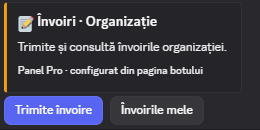
#> input picture media/video-ad/slide-06.png, 260 x 130 px, given in place of logo.png, which was not available
$ python render-panel-video-ad.py
#> lines starting #> are read from the running program, lines starting #| are printed output that depends on the picture; pictures that were not available may be replaced by others from this repository, and a replacement may not be noted
from pathlib import Path
import math, subprocess, wave
from PIL import Image, ImageDraw, ImageFont, ImageFilter
import imageio_ffmpeg

ROOT = Path(__file__).resolve().parents[1]
ASSETS = ROOT / 'media' / 'video-ad'
OUT = ASSETS / 'panel-pro-tiktok.mp4'
WORK = ROOT / '.video-ad-render'
W, H, FPS = 540, 960, 30

slides = [
    ('logo.png', 'PLATFORMĂ PENTRU ORGANIZAȚII', 'Panel Pro', 'Tot ce ai nevoie. Într-un singur loc.'),
    ('slide-02.png', 'COMUNICARE INSTANTĂ', 'Anunțuri pentru echipa ta.', 'Publică, întreabă și creează sondaje în câteva secunde.'),
    ('slide-03.png', 'TOTUL ORGANIZAT', 'Fiecare mesaj ajunge unde trebuie.', 'Separat pentru organizație și angajați.'),
    ('slide-04.png', 'CONTRACTE', 'Documente fără bătăi de cap.', 'Generează contracte pe baza șablonului organizației.'),
    ('slide-05.png', 'ÎNVOIRI', 'Cereri clare. Răspunsuri rapide.', 'Formulare, aprobare și istoric într-un singur loc.'),
    ('slide-07.png', 'PONTAJ INTELIGENT', 'Știi cine lucrează. Știi când.', 'Ture, pauze și rapoarte sincronizate.'),
    ('slide-08.png', 'STASH ȘI DONAȚII', 'Resursele rămân sub control.', 'Cereri, donații și aprobări cu butoane Discord.'),
    ('slide-09.png', 'STATUS LIVE', 'Vezi activitatea în timp real.', 'Date live pentru organizația ta, direct în panel.'),
    ('slide-13.png', 'FLUXURI COMPLETE', 'Mai puține mesaje. Mai mult control.', 'Totul salvat, urmărit și accesibil după rol.'),
    ('slide-15.png', 'MARKETPLACE', 'Publică și găsește resurse rapid.', 'Anunțuri, servicii și module pentru comunitatea ta.'),
    ('slide-19.png', 'DISCORD + WEB', 'Un singur sistem. Oriunde lucrezi.', 'Panoul web și botul Discord lucrează împreună.'),
    ('logo.png', 'ORGANIZEAZĂ. AUTOMATIZEAZĂ. CREȘTE.', 'Panel Pro pentru organizația ta.', 'Intră acum pe panel-pro.ro'),
]
durations = [3, 2.5, 2.5, 2.5, 2.5, 2.5, 2.5, 2.5, 2.5, 2.5, 2.5, 3]

def font(size, bold=False):
    candidates = ['C:/Windows/Fonts/seguisb.ttf' if bold else 'C:/Windows/Fonts/segoeui.ttf', 'C:/Windows/Fonts/arial.ttf']
    return ImageFont.truetype(next(path for path in candidates if Path(path).exists()), size)

def make_frame(name, eyebrow, title, body, index):
#> called with name = 'logo.png', eyebrow = 'PLATFORMĂ PENTRU ORGANIZAȚII', title = 'Panel Pro', body = 'Tot ce ai nevoie. Într-un singur loc.', index = 0
    image = Image.open(ASSETS / name).convert('RGB')
    canvas = Image.new('RGB', (W, H), '#030711')
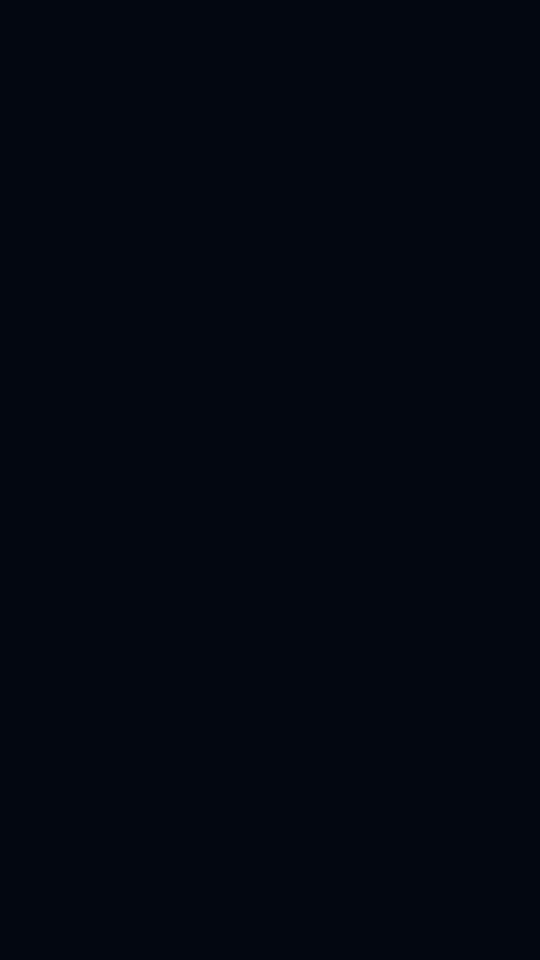
#> canvas: PIL image 540x960 RGB; mean R, G, B 3, 7, 17
    draw = ImageDraw.Draw(canvas)
    for y in range(H):
        mix = y / H
        draw.line((0, y, W, y), fill=(3, int(10 + 15 * mix), int(24 + 28 * mix)))
    glow = Image.new('RGBA', (W, H), (0, 0, 0, 0))
#> glow: PIL image 540x960 RGBA; every value is 0
    glow_draw = ImageDraw.Draw(glow)
    glow_draw.ellipse((W * .12, H * .02, W * .95, H * .58), fill=(32, 155, 205, 55))
    glow = glow.filter(ImageFilter.GaussianBlur(55))
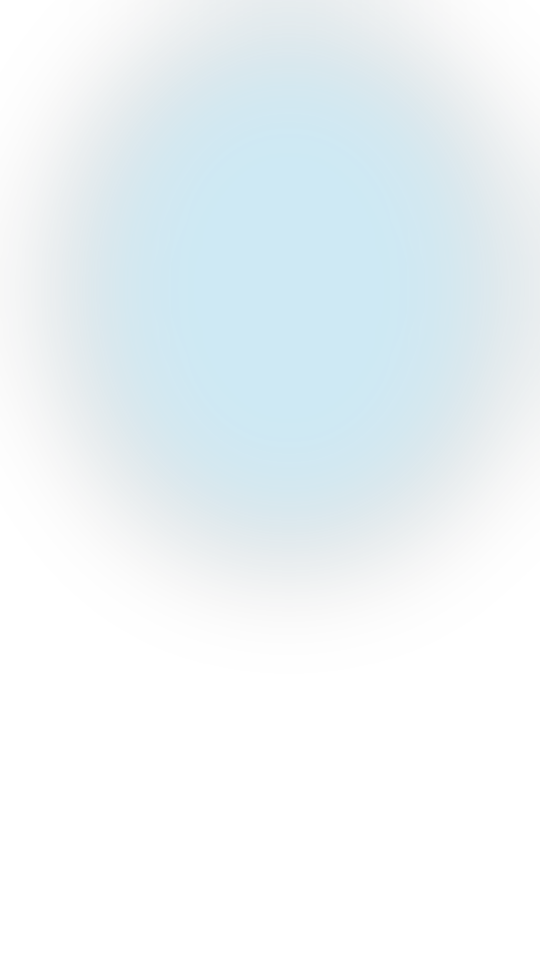
#> glow: PIL image 540x960 RGBA; mean R, G, B, A 11.5, 55.6, 73.6, 19.8; transparent parts drawn white
    canvas = Image.alpha_composite(canvas.convert('RGBA'), glow).convert('RGB')
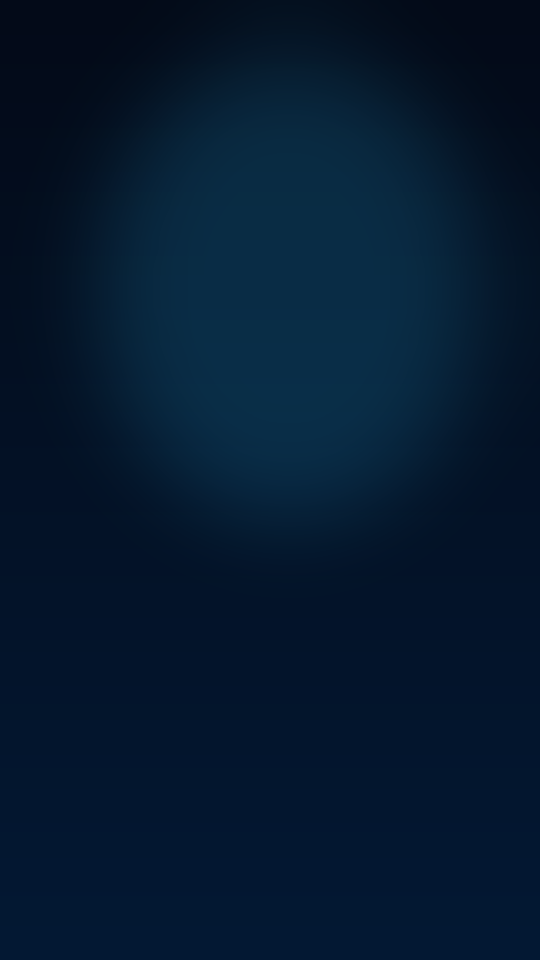
#> canvas: PIL image 540x960 RGB; mean R, G, B 4.6, 25.1, 47.3
    draw = ImageDraw.Draw(canvas)
    draw.rounded_rectangle((22, 22, W - 22, H - 22), radius=25, outline=(55, 92, 145), width=2)
    target_w, target_h = int(W * .86), int(H * .43)
    image.thumbnail((target_w, target_h), Image.Resampling.LANCZOS)
    x, y = (W - image.width) // 2, 75
#> x = 140; y = 75
    if name == 'logo.png':
        image.thumbnail((250, 250), Image.Resampling.LANCZOS)
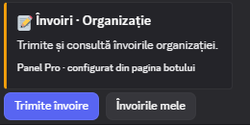
#> image: PIL image 250x125 RGB; mean R, G, B 59.3, 59.6, 73
        x, y = (W - image.width) // 2, 90
#> x = 145; y = 90
    frame = Image.new('RGB', (image.width + 14, image.height + 14), '#111b30')
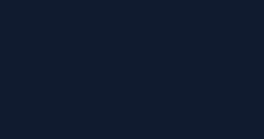
#> frame: PIL image 264x139 RGB; mean R, G, B 17, 27, 48
    frame.paste(image, (7, 7))
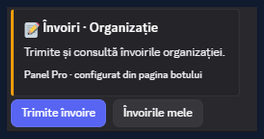
#> frame: PIL image 264x139 RGB; mean R, G, B 53, 54.8, 69.3
    canvas.paste(frame, (x - 7, y - 7))
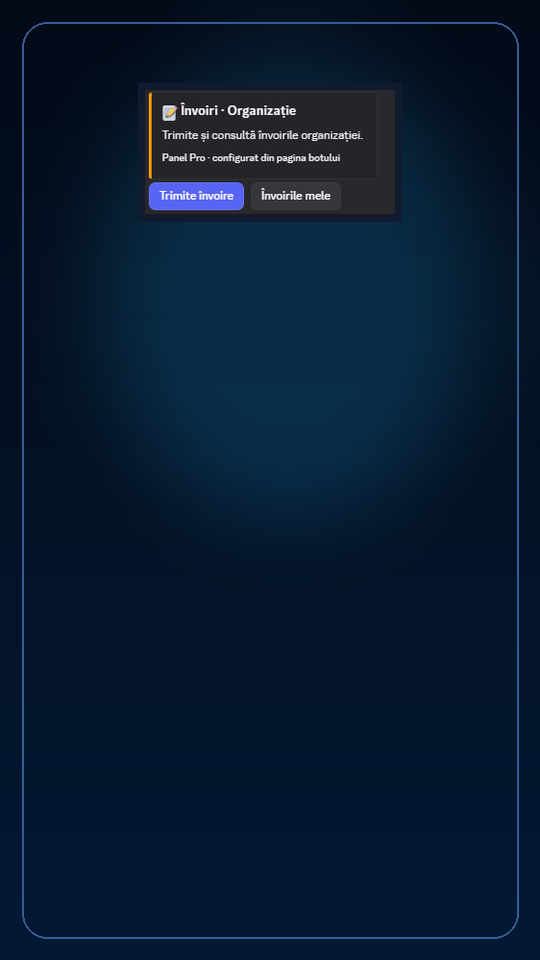
#> canvas: PIL image 540x960 RGB; mean R, G, B 8.4, 27.1, 49.1
    draw = ImageDraw.Draw(canvas)
    draw.text((42, H - 350), eyebrow, font=font(15, True), fill='#63e6ef', spacing=4)
    draw.multiline_text((42, H - 310), title, font=font(38, True), fill='white', spacing=2)
    draw.multiline_text((42, H - 195), body, font=font(19), fill='#cbd5e1', spacing=5)
    draw.rounded_rectangle((42, H - 122, 42 + 205, H - 88), radius=17, fill='#655cf0')
    draw.text((58, H - 115), 'PANEL-PRO.RO', font=font(13, True), fill='white')
    return canvas

def make_audio(path, seconds):
    rate = 44100
    notes = [261.63, 329.63, 392.0, 523.25, 392.0, 329.63, 293.66, 349.23, 440.0, 523.25, 440.0, 349.23]
    with wave.open(str(path), 'w') as wav:
        wav.setnchannels(2); wav.setsampwidth(2); wav.setframerate(rate)
        for i in range(int(rate * seconds)):
            note = notes[(i // (rate // 4)) % len(notes)]
            t = i / rate
            envelope = min(1, t * 20, (seconds - t) * 20)
            value = int(10500 * envelope * (math.sin(2 * math.pi * note * t) + .35 * math.sin(2 * math.pi * note * 2 * t)))
            wav.writeframes((value.to_bytes(2, 'little', signed=True)) * 2)

WORK.mkdir(exist_ok=True)
frames = []
for index, (name, eyebrow, title, body) in enumerate(slides):
    frame = WORK / f'frame-{index:02d}.png'
#> (the run stopped early here; a loop or call above may not have finished)
